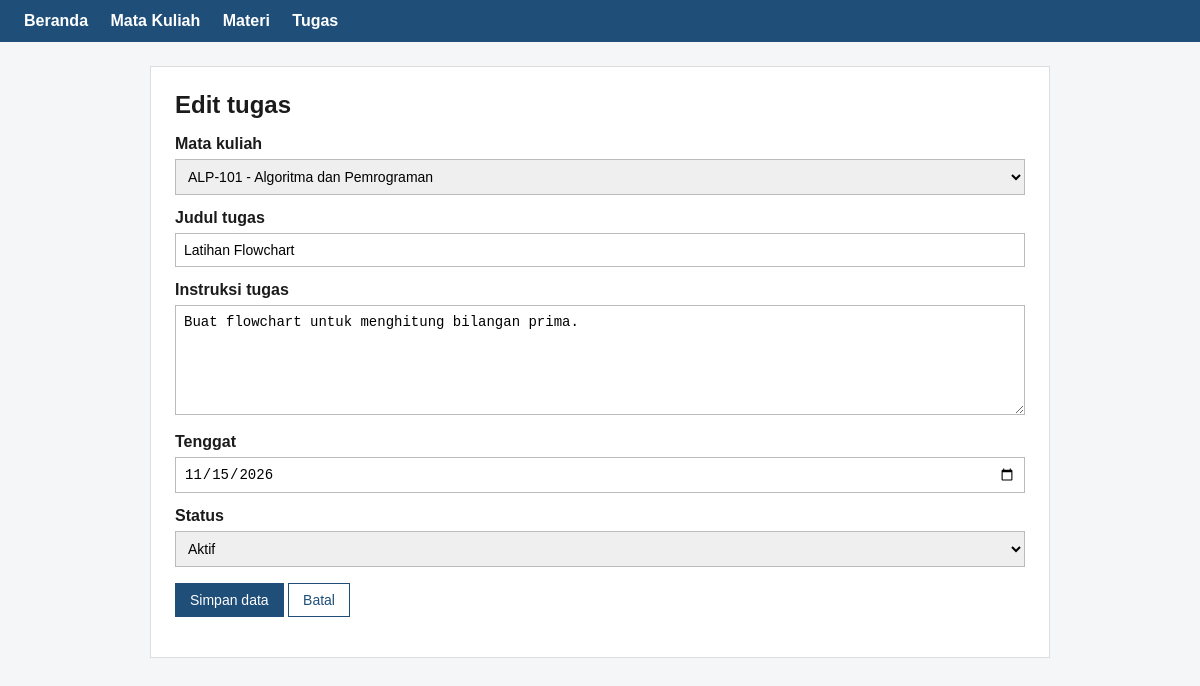
The page /tugas_form.php?id=1 on the database its author committed.
### tables this page shows
CREATE TABLE tugas (
  id INT UNSIGNED AUTO_INCREMENT PRIMARY KEY,
  mata_kuliah_id INT UNSIGNED NOT NULL,
  judul VARCHAR(150) NOT NULL,
  instruksi TEXT NOT NULL,
  tenggat DATE NOT NULL,
  status VARCHAR(20) NOT NULL,
  FOREIGN KEY (mata_kuliah_id) REFERENCES mata_kuliah(id) ON DELETE RESTRICT
);

CREATE TABLE mata_kuliah (
  id INT UNSIGNED AUTO_INCREMENT PRIMARY KEY,
  kode VARCHAR(20) NOT NULL UNIQUE,
  nama VARCHAR(100) NOT NULL,
  dosen VARCHAR(100) NOT NULL,
  semester TINYINT UNSIGNED NOT NULL
);

### helpers.php (called while the page is built, shortened)
<?php
function e($s) { return htmlspecialchars((string)$s, ENT_QUOTES, 'UTF-8'); }
function valid_id($v): ?int {
    $r = filter_var($v, FILTER_VALIDATE_INT, ['options' => ['min_range' => 1]]);
    return $r === false ? null : $r;
}
function daftar_mk(mysqli $conn): array {
    $r = $conn->prepare('SELECT id, kode, nama FROM mata_kuliah ORDER BY nama');
    $r->execute();
    return $r->get_result()->fetch_all(MYSQLI_ASSOC);
}
    ?>

### tugas_form.php (the view, shortened to what this page needs)
<?php
require 'helpers.php'; require 'koneksi.php';
$STATUS = ['Draf', 'Aktif', 'Selesai'];
$edit = isset($_GET['id']);
$id = 0; $lama = null;
if ($edit) {
    $id = valid_id($_GET['id']);
    $s = $conn->prepare('SELECT id, mata_kuliah_id, judul, instruksi, tenggat, status FROM tugas WHERE id = ?');
    $s->bind_param('i', $id); $s->execute();
    $lama = $s->get_result()->fetch_assoc();
}
$data = $lama ?: ['mata_kuliah_id' => '', 'judul' => '', 'instruksi' => '', 'tenggat' => '', 'status' => 'Draf'];
$opsi = daftar_mk($conn);
include 'header.php';
$aksi = 'tugas_form.php' . ($edit ? '?id=' . $id : '');
?>
<form method="post" action="<?= e($aksi) ?>" novalidate>
    <label for="mk">Mata kuliah</label>
    <select id="mk" name="mata_kuliah_id">
        <?php foreach ($opsi as $o): ?>
            <option value="<?= (int)$o['id'] ?>" <?= (string)$data['mata_kuliah_id'] === (string)$o['id'] ? 'selected' : '' ?>><?= e($o['kode']) ?> - <?= e($o['nama']) ?></option>
        <?php endforeach; ?>
    </select>
    <label for="judul">Judul tugas</label>
    <input type="text" id="judul" name="judul" value="<?= e($data['judul']) ?>">
    <label for="instruksi">Instruksi tugas</label>
    <textarea id="instruksi" name="instruksi"><?= e($data['instruksi']) ?></textarea>
    <label for="tenggat">Tenggat</label>
    <input type="date" id="tenggat" name="tenggat" value="<?= e($data['tenggat']) ?>">
    <label for="status">Status</label>
    <select id="status" name="status">
        <?php foreach ($STATUS as $st): ?>
            <option value="<?= e($st) ?>" <?= $data['status'] === $st ? 'selected' : '' ?>><?= e($st) ?></option>
        <?php endforeach; ?>
    </select>
    <p><button class="btn btn-primary" type="submit">Simpan data</button>
       <a class="btn btn-outline" href="tugas.php">Batal</a></p>
</form>
<?php include 'footer.php'; ?>

### style.css (style rules this page uses)
* { box-sizing:border-box }
body { font-family:Arial,Helvetica,sans-serif;background:#f4f6f8;color:#1b1b1b;margin:0 }
label { display:block;font-weight:bold;margin:14px 0 6px }
input[type=text],input[type=number],input[type=date],select,textarea { width:100%;padding:8px;border:1px solid #bbb;font-size:14px }
textarea { min-height:110px }
.btn { display:inline-block;padding:8px 14px;border:1px solid #1f4e79;background:#fff;color:#1f4e79;text-decoration:none;font-size:14px;cursor:pointer }
.btn-primary { background:#1f4e79;color:#fff }

### rows shown on the page
tugas: mata_kuliah_id "ALP-101 - Algoritma dan Pemrograman", judul "Latihan Flowchart", instruksi "Buat flowchart untuk menghitung bilangan prima.", tenggat "11/15/2026"

### other values the page prints
$judul "Edit tugas"
form field status "Aktif"
